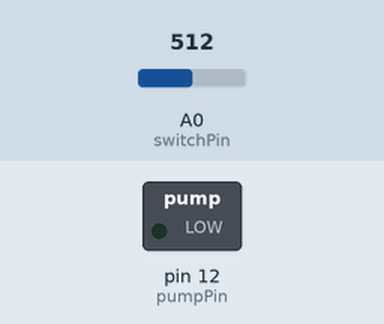
Bench run of a sketch on a simulated Arduino Uno, built with avr-gcc and run on an emulated ATmega328P. Parts: switched loads named in the sketch (green lamp = pin HIGH). Inputs (shaded band) come from the test bench; at power-on: A0 (switchPin) = 512.

Above: at 1.2 s.
1.3 s: A0 (switchPin) set to 1011
2.9 s: A0 (switchPin) set to 1023
At 4.1 s:
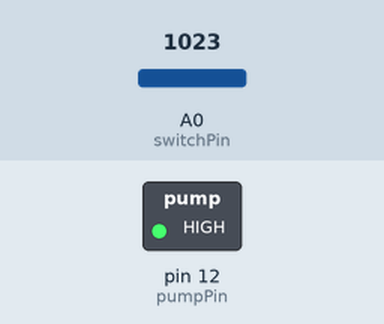
4.8 s: A0 (switchPin) set to 900
At 5.3 s:
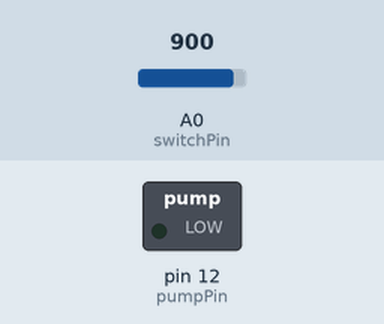
Timing chart, 0 to 7.8 s (numbered marks = the images above; inputs shaded):
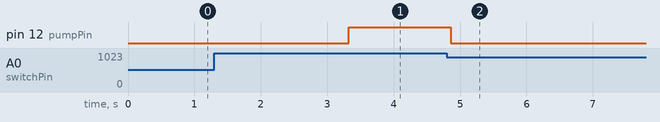

Measured:
- the behaviour switches between 1022 and 1023 on A0 (switchPin) (found by bisection; images 0 and 1)
- after the input at 1.3 s, every drawn part: stays the same
- after the input at 2.9 s, pin 12 (pumpPin): LOW → HIGH after 0.42 s
- after the input at 4.8 s, pin 12 (pumpPin): HIGH → LOW after 0.06 s

The sketch:

Push_to_Dispense.ino
```cpp
#define switchPin A0
//one terminal of switch on Vcc. other on pin A0

#define pumpPin 12
//one terminal of Pump is grounded. Other on pin 12

int switchInput;
bool switchState = false;
bool pumpState = false;

void setup() {
  // put your setup code here, to run once:
  pinMode(switchPin, INPUT);
  pinMode(pumpPin, OUTPUT);
}

void loop() {
  // put your main code here, to run repeatedly:
  switchState = true;

  for (int i = 0; i < 50; i++) {

    switchInput = analogRead(switchPin);
    if (switchInput != 1023) {
      switchState = false;
    }
    delay(5);
  }

  if (switchState == true) {

    digitalWrite(pumpPin, HIGH);
  }
  else {

    digitalWrite(pumpPin, LOW);
  }
}
```
